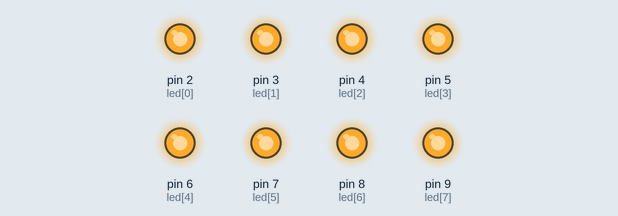
Recording of a sketch running on a simulated Arduino Uno, built with avr-gcc and run on an emulated ATmega328P. Shown: output pins drawn as LEDs (lit = HIGH).

Above: at 0.2 s.
At 1.7 s:
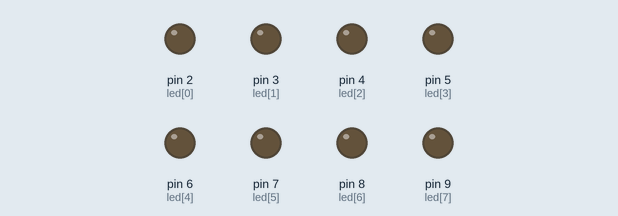
Timing chart, 0 to 3.0 s (numbered marks = the images above):
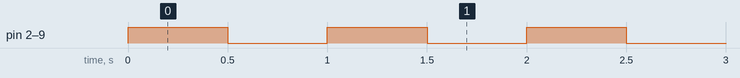

Measured:
- by itself, pin 2 (led[0]), pin 3 (led[1]), pin 4 (led[2]), pin 5 (led[3]), pin 6 (led[4]), pin 7 (led[5]), pin 8 (led[6]), pin 9 (led[7]): alternates HIGH for 0.50 s and LOW for 0.50 s

The sketch:

233_4.ino
```cpp
const unsigned int led[8] = { 2, 3, 4, 5, 6, 7, 8, 9 };

void setup() {
  for(int x=0;x<=7;x++) {
    pinMode(led[x], OUTPUT);
  }
}

void loop() {
  // led 켜기
  for(int x=0;x<=7;x++) {
    digitalWrite(led[x], HIGH);
  }
  delay(500);

  // led 끄기
  for(int x=0;x<=7;x++) {
    digitalWrite(led[x], LOW);
  }
  delay(500);
}
```
